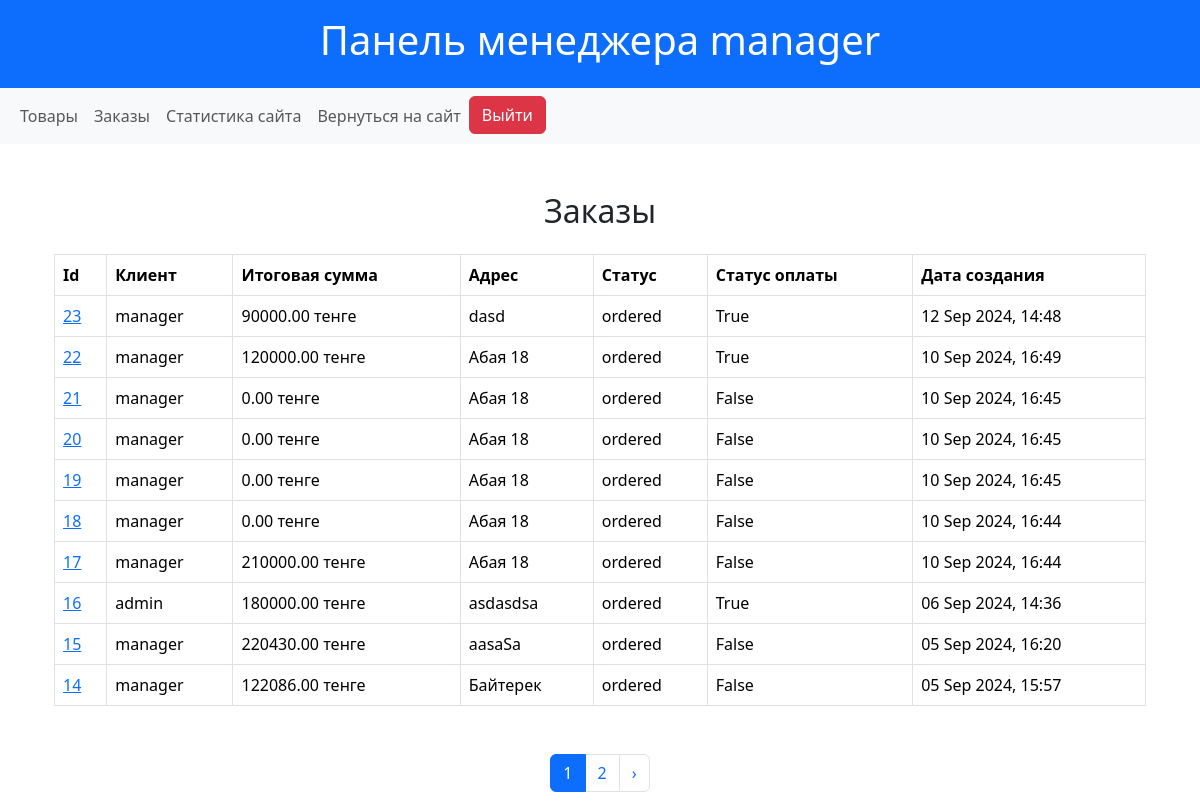
Screenshot of /manager/orders/ (signed in) with the database file from the repository.
### shop/models.py (models this page shows, shortened)
class Order(models.Model):
    STATUS_CHOICES = [
        ('ordered', 'Заказан'),
        ('shipped', 'Отправлен'),
        ('received', 'Получен'),
        ('canceled', 'Отменен'),
        ('returned', 'Возвращен'),
    ]
    user = models.ForeignKey(User, on_delete=models.CASCADE, related_name='orders')
    total_price = models.DecimalField(max_digits=10, decimal_places=2)
    address = models.CharField(max_length=255)
    status = models.CharField(max_length=10, choices=STATUS_CHOICES, default='ordered')
    payment_status = models.BooleanField(default=False)
    created_at = models.DateTimeField(auto_now_add=True)
    objects = OrderManager()
    class Meta:
        verbose_name = "Заказ"
        verbose_name_plural = "Заказы"

### shop/views.py (the view)
# urls.py: path('manager/orders/', ManagerOrdersView.as_view(), name='manager_orders'),
class ManagerOrdersView(ManagerMixin, ListView):
    model = Order
    template_name = 'manager/orders.html'
    context_object_name = 'orders'
    ordering = ['-created_at']
    paginate_by = 10

### shop/views.py (called while the page is built)
    def test_func(self):
        return self.request.user.groups.filter(name="Менеджеры").exists()

### shop/templates/manager/orders.html (shortened to what this page needs)
{% extends "manager/base.html" %}
{% block content %}
<div class="container mt-5">
    <h2 class="text-center mb-4">Заказы</h2>
    <table class="table table-bordered table-hover">
        <thead class="thead-light">
            <tr>
                <th scope="col">Id</th>
                <th scope="col">Клиент</th>
                <th scope="col">Итоговая сумма</th>
                <th scope="col">Адрес</th>
                <th scope="col">Статус</th>
                <th scope="col">Статус оплаты</th>
                <th scope="col">Дата создания</th>
            </tr>
        </thead>
        <tbody>
            {% for order in orders %}
                <tr>
                    <td><a href="{% url 'update_order' order.pk %}">{{ order.pk }}</a></td>
                    <td>{{ order.user.username }}</td>
                    <td>{{ order.total_price }} тенге</td>
                    <td>{{ order.address }}</td>
                    <td>{{ order.status }}</td>
                    <td>{{ order.payment_status }}</td>
                    <td>{{ order.created_at|date:"d M Y, H:i" }}</td>
                </tr>
            {% endfor %}
        </tbody>
    </table>
    <div class="pagination justify-content-center mt-5">
        <ul class="pagination">
            {% for num in page_obj.paginator.page_range %}
                {% if num > page_obj.number|add:-2 and num < page_obj.number|add:2 %}
                    {% if page_obj.number == num %}
                        <li class="page-item active">
                            <span class="page-link">{{ num }}</span>
                        </li>
                    {% else %}
                        <li class="page-item">
                            <a class="page-link" href="?page={{ num }}">{{ num }}</a>
                        </li>
                    {% endif %}
                {% endif %}
            {% endfor %}
            {% if page_obj.has_next %}
                <li class="page-item">
                    <a class="page-link" href="?page={{ page_obj.next_page_number }}">&rsaquo;</a>
                </li>
            {% endif %}
        </ul>
    </div>
</div>
{% endblock %}

### shop/templates/manager/base.html (shortened to what this page needs)
<!DOCTYPE html>
<html lang="en">
<head>
    <link href="https://cdn.jsdelivr.net/npm/bootstrap@5.3.3/dist/css/bootstrap.min.css" rel="stylesheet">
    <link rel="stylesheet" href="https://cdnjs.cloudflare.com/ajax/libs/font-awesome/6.6.0/css/all.min.css" />
</head>
<body>
    <header class="bg-primary text-white text-center py-3 ">
        <h1>
            Панель менеджера {{ user.username }}
        </h1>
    </header>
    <nav class="navbar navbar-expand-lg navbar-light bg-light mb-4">
        <div class="container-fluid">
            <div class="navbar-nav">
                <a class="nav-link" href="{% url 'manager_products' %}">Товары</a>
                <a class="nav-link" href="{% url 'manager_orders' %}">Заказы</a>
                <a class="nav-link" href="{% url 'manager_dashboard' %}">Статистика сайта</a>
                <a class="nav-link" href="{% url 'product_list' %}">Вернуться на сайт</a>
                <form action="{% url 'logout' %}" method="post" style="display:inline;" class="d-inline">
                    <button class="btn btn-danger" type="submit">Выйти</button>
                </form>
            </div>
        </div>
    </nav>
    <div class="container">
        {% block content %}
        {% endblock %}
    </div>
</body>
</html>

### rows the page displays
Order: pk "23", user.username "manager", total_price "90000.00", address "dasd", status "ordered", payment_status "True", created_at "12 Sep 2024, 14:48"
Order: pk "22", user.username "manager", total_price "120000.00", address "Абая 18", status "ordered", payment_status "True", created_at "10 Sep 2024, 16:49"
Order: pk "21", user.username "manager", total_price "0.00", address "Абая 18", status "ordered", payment_status "False", created_at "10 Sep 2024, 16:45"
Order: pk "20", user.username "manager", total_price "0.00", address "Абая 18", status "ordered", payment_status "False", created_at "10 Sep 2024, 16:45"
Order: pk "19", user.username "manager", total_price "0.00", address "Абая 18", status "ordered", payment_status "False", created_at "10 Sep 2024, 16:45"
Order: pk "18", user.username "manager", total_price "0.00", address "Абая 18", status "ordered", payment_status "False", created_at "10 Sep 2024, 16:44"
Order: pk "17", user.username "manager", total_price "210000.00", address "Абая 18", status "ordered", payment_status "False", created_at "10 Sep 2024, 16:44"
Order: pk "16", user.username "admin", total_price "180000.00", address "asdasdsa", status "ordered", payment_status "True", created_at "06 Sep 2024, 14:36"
Order: pk "15", user.username "manager", total_price "220430.00", address "aasaSa", status "ordered", payment_status "False", created_at "05 Sep 2024, 16:20"
Order: pk "14", user.username "manager", total_price "122086.00", address "Байтерек", status "ordered", payment_status "False", created_at "05 Sep 2024, 15:57"

### other values shown
{{ user.username }} "manager"
{{ num }} "1"
{{ num }} "2"
